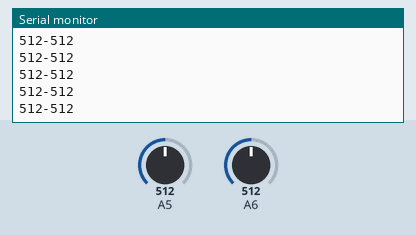
Recording of a sketch running on a simulated Arduino Nano, built with avr-gcc and run on an emulated ATmega328P. On the bench: the last lines printed to the serial monitor. Inputs (shaded band) come from the test bench; at power-on: A5 = 512, A6 = 512.

Above: at 1.2 s.
1.3 s: A5 set to 716
At 1.58 s:
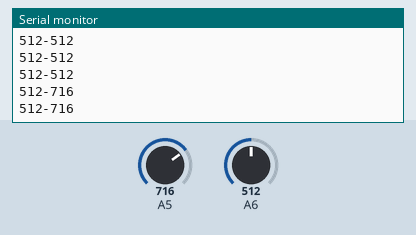
2.8 s: A6 set to 716
At 2.8 s:
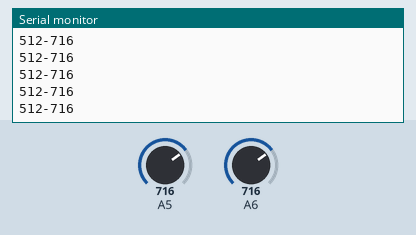
4.3 s: A5 set to 900
At 4.42 s:
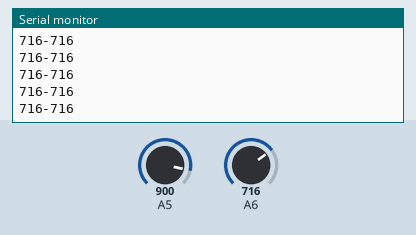
5.8 s: A6 set to 900
At 5.84 s:
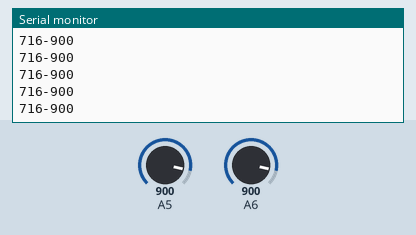
Timing chart, 0 to 8.3 s (numbered marks = the images above; inputs shaded):
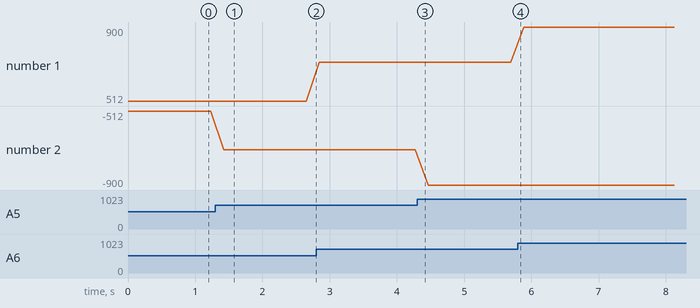

Measured:
- after the input at 1.3 s, the serial monitor: prints a new line after 0.12 s (image 1)
- plotted number 1: 512 → 716 after the input at 2.8 s, 716 → 900 after the input at 5.8 s
- plotted number 2: -512 → -716 after the input at 1.3 s, -716 → -900 after the input at 4.3 s

The sketch:

sketch_sep14a.ino
```cpp
void setup(){
  Serial.begin(9600);
}

int averagePinResponce(int pin){
  int reading = 0;
  int count = 10;
  for (int index = 0; index < count; index++) {
    reading += analogRead(pin);
  }

  return (reading/count);
}

void loop(){
  int btnOneReading = averagePinResponce(A6);
  int btnTwoReading = averagePinResponce(A5);

  if (!(btnOneReading >= 89 && btnOneReading <= 91)) {
    Serial.println(String(btnOneReading)+"-"+String(btnTwoReading));
  }

  if (!(btnTwoReading >= 89 && btnTwoReading <= 91)) {
    Serial.println(String(btnOneReading)+"-"+String(btnTwoReading));
  }

  delay(200);
}
```
